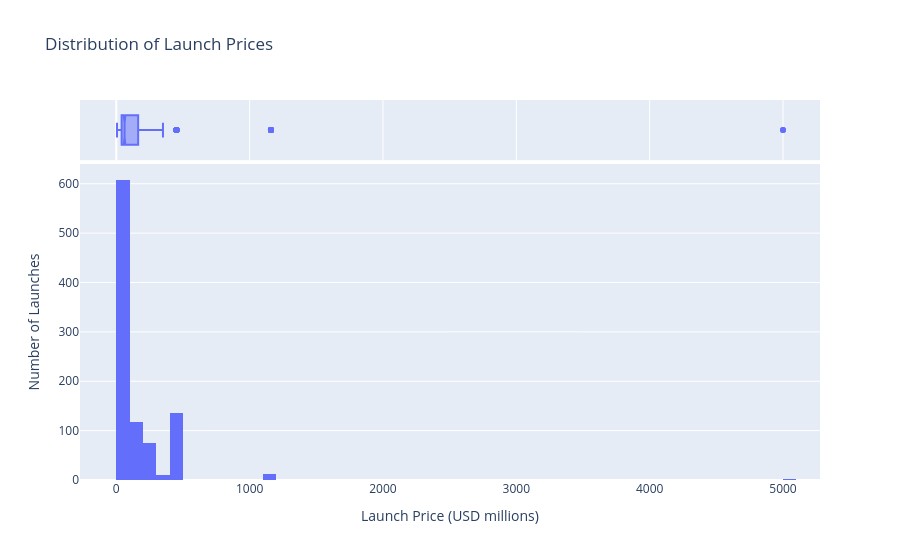

The code cell stored with this chart in its notebook:
### Code cell
fig = px.histogram(price_data,
                   x='Price',
                   nbins=50,
                   marginal='box',
                   title='Distribution of Launch Prices',
                   labels={'Price': 'Launch Price (USD millions)'})
fig.update_layout(yaxis_title='Number of Launches')
fig.show()

### Figure 1 — Plotly figure (JSON) as saved in the notebook; plotly's stock layout.template omitted (floating-point values rounded to 4 significant figures; data arrays with more than 128 entries replaced by an {"elided": "..."} marker saying what was removed)
{"data": [{"bingroup": "x", "hovertemplate": "Launch Price (USD millions)=%{x}<br>count=%{y}<extra></extra>", "legendgroup": "", "marker": {"color": "#636efa", "pattern": {"shape": ""}}, "name": "", "nbinsx": 50, "orientation": "v", "showlegend": false, "type": "histogram", "x": {"elided": "963 float values"}, "xaxis": "x", "yaxis": "y"}, {"hovertemplate": "Launch Price (USD millions)=%{x}<extra></extra>", "legendgroup": "", "marker": {"color": "#636efa"}, "name": "", "notched": true, "showlegend": false, "type": "box", "x": {"elided": "963 float values"}, "xaxis": "x2", "yaxis": "y2"}], "layout": {"barmode": "relative", "legend": {"tracegroupgap": 0}, "title": {"text": "Distribution of Launch Prices"}, "xaxis": {"anchor": "y", "domain": [0, 1], "title": {"text": "Launch Price (USD millions)"}}, "xaxis2": {"anchor": "y2", "domain": [0, 1], "matches": "x", "showgrid": true, "showticklabels": false}, "yaxis": {"anchor": "x", "domain": [0, 0.8316], "title": {"text": "Number of Launches"}}, "yaxis2": {"anchor": "x2", "domain": [0.8416, 1], "matches": "y2", "showgrid": false, "showline": false, "showticklabels": false, "ticks": ""}}}
